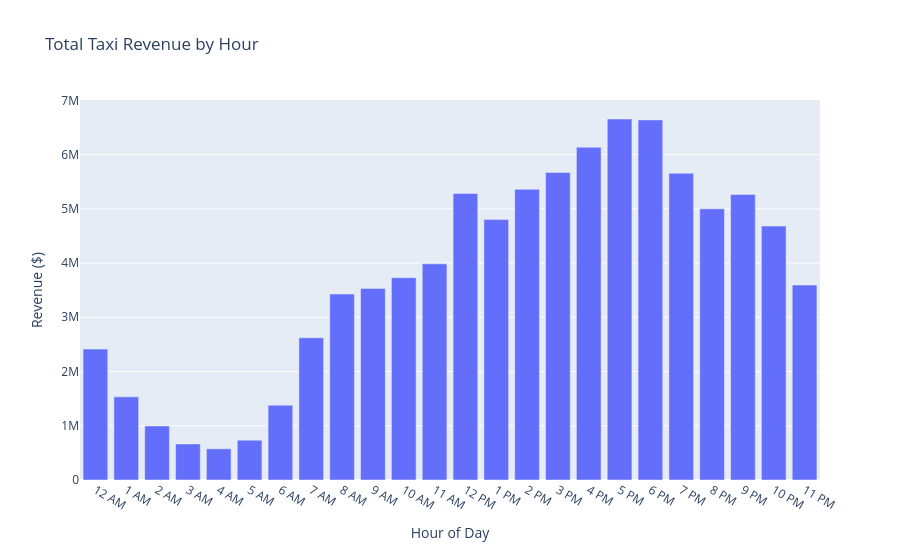

The code cell stored with this chart in its notebook:
### Code cell
# Total Taxi Revenue by Hour

hour_labels = [
    '12 AM', '1 AM', '2 AM', '3 AM', '4 AM', '5 AM',
    '6 AM', '7 AM', '8 AM', '9 AM', '10 AM', '11 AM',
    '12 PM', '1 PM', '2 PM', '3 PM', '4 PM', '5 PM',
    '6 PM', '7 PM', '8 PM', '9 PM', '10 PM', '11 PM'
]

hourly_revenue = (
    df_taxi_c.groupby('pickup_hour')['total_amount']
    .sum()
    .reset_index()
)

hourly_revenue['hour_label'] = hourly_revenue['pickup_hour'].map(
    dict(enumerate(hour_labels))
)

fig = px.bar(
    hourly_revenue,
    x='hour_label',
    y='total_amount',
    title='Total Taxi Revenue by Hour',
    labels={
        'hour_label': 'Hour of Day',
        'total_amount': 'Revenue ($)'
    }
)

fig.show()

### Figure 1 — Plotly figure (JSON) as saved in the notebook; plotly's stock layout.template omitted (floating-point values rounded to 4 significant figures)
{"data": [{"hovertemplate": "Hour of Day=%{x}<br>Revenue ($)=%{y}<extra></extra>", "legendgroup": "", "marker": {"color": "#636efa", "pattern": {"shape": ""}}, "name": "", "orientation": "v", "showlegend": false, "textposition": "auto", "type": "bar", "x": ["12 AM", "1 AM", "2 AM", "3 AM", "4 AM", "5 AM", "6 AM", "7 AM", "8 AM", "9 AM", "10 AM", "11 AM", "12 PM", "1 PM", "2 PM", "3 PM", "4 PM", "5 PM", "6 PM", "7 PM", "8 PM", "9 PM", "10 PM", "11 PM"], "xaxis": "x", "y": [2413000.0, 1533000.0, 996800.0, 664700.0, 574700.0, 734600.0, 1380000.0, 2622000.0, 3429000.0, 3532000.0, 3731000.0, 3985000.0, 5281000.0, 4801000.0, 5359000.0, 5671000.0, 6136000.0, 6656000.0, 6639000.0, 5655000.0, 5000000.0, 5265000.0, 4682000.0, 3594000.0], "yaxis": "y"}], "layout": {"autosize": true, "barmode": "relative", "legend": {"tracegroupgap": 0}, "title": {"text": "Total Taxi Revenue by Hour"}, "xaxis": {"anchor": "y", "autorange": true, "domain": [0, 1], "range": [-0.5, 23.5], "title": {"text": "Hour of Day"}, "type": "category"}, "yaxis": {"anchor": "x", "autorange": true, "domain": [0, 1], "range": [0, 7006000.0], "title": {"text": "Revenue ($)"}, "type": "linear"}}}
